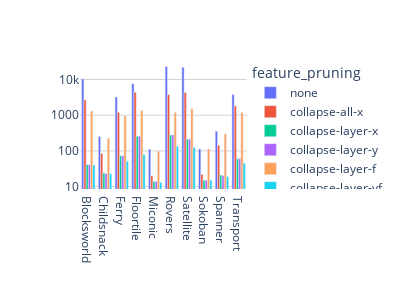
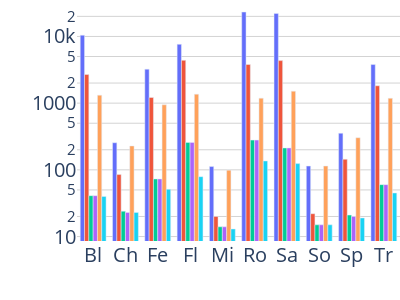
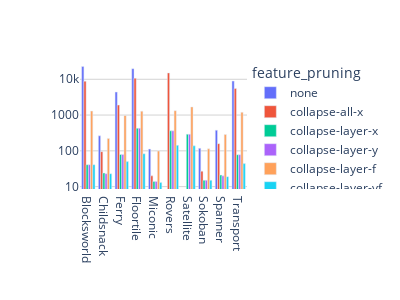
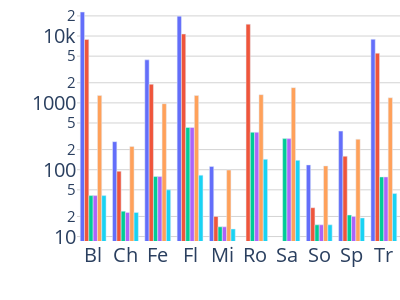

Source (notebook cell) for these figures, in order:
### Code cell
metric = "n_colours"
for model in ["svr", "rank-svm"]:
    df = get_df()
    df = df[df.iterations == "4"]
    df = df[df["optimiser"] == model]
    fig = px.bar(df, x="domain", y=metric, color="feature_pruning", barmode="group", log_y=True)
    # hide axis labels
    fig.update_xaxes(title_text='')
    fig.update_yaxes(title_text='')
    # white background
    fig.update_layout(paper_bgcolor='white', plot_bgcolor='white')
    # horizontal background lines
    fig.update_layout(yaxis=dict(showgrid=True, gridwidth=1, gridcolor='lightgray'))
    # figure size
    fig.update_layout(width=400, height=300)
    fig.show()
    # hide legend
    fig.update_layout(showlegend=False)
    # font size
    fig.update_layout(font=dict(size=20))
    # trim white space
    # rename x label axis to only take first two characters of each domain
    fig.update_xaxes(ticktext=[d[:2] for d in df.domain], tickvals=df.domain)
    # trim white space
    fig.update_layout(margin=dict(l=0, r=0, t=0, b=0, pad=0))
    # to pdf and trim white space
    fig.write_image(f"{PAPER_PLOT_DIR}/_throwaway.pdf")
    fig.write_image(f"{PAPER_PLOT_DIR}/{model}_{metric}.pdf")
    fig.show()

### Figure 1 — Plotly figure (JSON) as saved in the notebook; plotly's stock layout.template omitted (floating-point values rounded to 4 significant figures)
{"data": [{"alignmentgroup": "True", "hovertemplate": "feature_pruning=none<br>domain=%{x}<br>n_colours=%{y}<extra></extra>", "legendgroup": "none", "marker": {"color": "#636efa", "pattern": {"shape": ""}}, "name": "none", "offsetgroup": "none", "orientation": "v", "showlegend": true, "textposition": "auto", "type": "bar", "x": ["Blocksworld", "Childsnack", "Ferry", "Floortile", "Miconic", "Rovers", "Satellite", "Sokoban", "Spanner", "Transport"], "xaxis": "x", "y": [10445, 255, 3232, 7620, 112, 23206, 22159, 114, 354, 3791], "yaxis": "y"}, {"alignmentgroup": "True", "hovertemplate": "feature_pruning=collapse-all-x<br>domain=%{x}<br>n_colours=%{y}<extra></extra>", "legendgroup": "collapse-all-x", "marker": {"color": "#EF553B", "pattern": {"shape": ""}}, "name": "collapse-all-x", "offsetgroup": "collapse-all-x", "orientation": "v", "showlegend": true, "textposition": "auto", "type": "bar", "x": ["Blocksworld", "Childsnack", "Ferry", "Floortile", "Miconic", "Rovers", "Satellite", "Sokoban", "Spanner", "Transport"], "xaxis": "x", "y": [2685, 85, 1215, 4385, 20, 3794, 4339, 22, 144, 1821], "yaxis": "y"}, {"alignmentgroup": "True", "hovertemplate": "feature_pruning=collapse-layer-x<br>domain=%{x}<br>n_colours=%{y}<extra></extra>", "legendgroup": "collapse-layer-x", "marker": {"color": "#00cc96", "pattern": {"shape": ""}}, "name": "collapse-layer-x", "offsetgroup": "collapse-layer-x", "orientation": "v", "showlegend": true, "textposition": "auto", "type": "bar", "x": ["Blocksworld", "Childsnack", "Ferry", "Floortile", "Miconic", "Rovers", "Satellite", "Sokoban", "Spanner", "Transport"], "xaxis": "x", "y": [41, 24, 73, 258, 14, 279, 213, 15, 21, 60], "yaxis": "y"}, {"alignmentgroup": "True", "hovertemplate": "feature_pruning=collapse-layer-y<br>domain=%{x}<br>n_colours=%{y}<extra></extra>", "legendgroup": "collapse-layer-y", "marker": {"color": "#ab63fa", "pattern": {"shape": ""}}, "name": "collapse-layer-y", "offsetgroup": "collapse-layer-y", "orientation": "v", "showlegend": true, "textposition": "auto", "type": "bar", "x": ["Blocksworld", "Childsnack", "Ferry", "Floortile", "Miconic", "Rovers", "Satellite", "Sokoban", "Spanner", "Transport"], "xaxis": "x", "y": [41, 23, 73, 258, 14, 279, 213, 15, 20, 60], "yaxis": "y"}, {"alignmentgroup": "True", "hovertemplate": "feature_pruning=collapse-layer-f<br>domain=%{x}<br>n_colours=%{y}<extra></extra>", "legendgroup": "collapse-layer-f", "marker": {"color": "#FFA15A", "pattern": {"shape": ""}}, "name": "collapse-layer-f", "offsetgroup": "collapse-layer-f", "orientation": "v", "showlegend": true, "textposition": "auto", "type": "bar", "x": ["Blocksworld", "Childsnack", "Ferry", "Floortile", "Miconic", "Rovers", "Satellite", "Sokoban", "Spanner", "Transport"], "xaxis": "x", "y": [1318, 228, 944, 1365, 99, 1188, 1513, 114, 303, 1182], "yaxis": "y"}, {"alignmentgroup": "True", "hovertemplate": "feature_pruning=collapse-layer-yf<br>domain=%{x}<br>n_colours=%{y}<extra></extra>", "legendgroup": "collapse-layer-yf", "marker": {"color": "#19d3f3", "pattern": {"shape": ""}}, "name": "collapse-layer-yf", "offsetgroup": "collapse-layer-yf", "orientation": "v", "showlegend": true, "textposition": "auto", "type": "bar", "x": ["Blocksworld", "Childsnack", "Ferry", "Floortile", "Miconic", "Rovers", "Satellite", "Sokoban", "Spanner", "Transport"], "xaxis": "x", "y": [40, 23, 51, 79, 13, 136, 124, 15, 19, 45], "yaxis": "y"}], "layout": {"barmode": "group", "height": 300, "legend": {"title": {"text": "feature_pruning"}, "tracegroupgap": 0}, "margin": {"t": 60}, "paper_bgcolor": "white", "plot_bgcolor": "white", "width": 400, "xaxis": {"anchor": "y", "domain": [0, 1], "title": {"text": ""}}, "yaxis": {"anchor": "x", "domain": [0, 1], "gridcolor": "lightgray", "gridwidth": 1, "showgrid": true, "title": {"text": ""}, "type": "log"}}}

### Figure 2 — Plotly figure (JSON) as saved in the notebook; plotly's stock layout.template omitted (floating-point values rounded to 4 significant figures)
{"data": [{"alignmentgroup": "True", "hovertemplate": "feature_pruning=none<br>domain=%{x}<br>n_colours=%{y}<extra></extra>", "legendgroup": "none", "marker": {"color": "#636efa", "pattern": {"shape": ""}}, "name": "none", "offsetgroup": "none", "orientation": "v", "showlegend": true, "textposition": "auto", "type": "bar", "x": ["Blocksworld", "Childsnack", "Ferry", "Floortile", "Miconic", "Rovers", "Satellite", "Sokoban", "Spanner", "Transport"], "xaxis": "x", "y": [10445, 255, 3232, 7620, 112, 23206, 22159, 114, 354, 3791], "yaxis": "y"}, {"alignmentgroup": "True", "hovertemplate": "feature_pruning=collapse-all-x<br>domain=%{x}<br>n_colours=%{y}<extra></extra>", "legendgroup": "collapse-all-x", "marker": {"color": "#EF553B", "pattern": {"shape": ""}}, "name": "collapse-all-x", "offsetgroup": "collapse-all-x", "orientation": "v", "showlegend": true, "textposition": "auto", "type": "bar", "x": ["Blocksworld", "Childsnack", "Ferry", "Floortile", "Miconic", "Rovers", "Satellite", "Sokoban", "Spanner", "Transport"], "xaxis": "x", "y": [2685, 85, 1215, 4385, 20, 3794, 4339, 22, 144, 1821], "yaxis": "y"}, {"alignmentgroup": "True", "hovertemplate": "feature_pruning=collapse-layer-x<br>domain=%{x}<br>n_colours=%{y}<extra></extra>", "legendgroup": "collapse-layer-x", "marker": {"color": "#00cc96", "pattern": {"shape": ""}}, "name": "collapse-layer-x", "offsetgroup": "collapse-layer-x", "orientation": "v", "showlegend": true, "textposition": "auto", "type": "bar", "x": ["Blocksworld", "Childsnack", "Ferry", "Floortile", "Miconic", "Rovers", "Satellite", "Sokoban", "Spanner", "Transport"], "xaxis": "x", "y": [41, 24, 73, 258, 14, 279, 213, 15, 21, 60], "yaxis": "y"}, {"alignmentgroup": "True", "hovertemplate": "feature_pruning=collapse-layer-y<br>domain=%{x}<br>n_colours=%{y}<extra></extra>", "legendgroup": "collapse-layer-y", "marker": {"color": "#ab63fa", "pattern": {"shape": ""}}, "name": "collapse-layer-y", "offsetgroup": "collapse-layer-y", "orientation": "v", "showlegend": true, "textposition": "auto", "type": "bar", "x": ["Blocksworld", "Childsnack", "Ferry", "Floortile", "Miconic", "Rovers", "Satellite", "Sokoban", "Spanner", "Transport"], "xaxis": "x", "y": [41, 23, 73, 258, 14, 279, 213, 15, 20, 60], "yaxis": "y"}, {"alignmentgroup": "True", "hovertemplate": "feature_pruning=collapse-layer-f<br>domain=%{x}<br>n_colours=%{y}<extra></extra>", "legendgroup": "collapse-layer-f", "marker": {"color": "#FFA15A", "pattern": {"shape": ""}}, "name": "collapse-layer-f", "offsetgroup": "collapse-layer-f", "orientation": "v", "showlegend": true, "textposition": "auto", "type": "bar", "x": ["Blocksworld", "Childsnack", "Ferry", "Floortile", "Miconic", "Rovers", "Satellite", "Sokoban", "Spanner", "Transport"], "xaxis": "x", "y": [1318, 228, 944, 1365, 99, 1188, 1513, 114, 303, 1182], "yaxis": "y"}, {"alignmentgroup": "True", "hovertemplate": "feature_pruning=collapse-layer-yf<br>domain=%{x}<br>n_colours=%{y}<extra></extra>", "legendgroup": "collapse-layer-yf", "marker": {"color": "#19d3f3", "pattern": {"shape": ""}}, "name": "collapse-layer-yf", "offsetgroup": "collapse-layer-yf", "orientation": "v", "showlegend": true, "textposition": "auto", "type": "bar", "x": ["Blocksworld", "Childsnack", "Ferry", "Floortile", "Miconic", "Rovers", "Satellite", "Sokoban", "Spanner", "Transport"], "xaxis": "x", "y": [40, 23, 51, 79, 13, 136, 124, 15, 19, 45], "yaxis": "y"}], "layout": {"barmode": "group", "font": {"size": 20}, "height": 300, "legend": {"title": {"text": "feature_pruning"}, "tracegroupgap": 0}, "margin": {"b": 0, "l": 0, "pad": 0, "r": 0, "t": 0}, "paper_bgcolor": "white", "plot_bgcolor": "white", "showlegend": false, "width": 400, "xaxis": {"anchor": "y", "domain": [0, 1], "ticktext": ["Bl", "Bl", "Bl", "Bl", "Bl", "Bl", "Ch", "Ch", "Ch", "Ch", "Ch", "Ch", "Fe", "Fe", "Fe", "Fe", "Fe", "Fe", "Fl", "Fl", "Fl", "Fl", "Fl", "Fl", "Mi", "Mi", "Mi", "Mi", "Mi", "Mi", "Ro", "Ro", "Ro", "Ro", "Ro", "Ro", "Sa", "Sa", "Sa", "Sa", "Sa", "Sa", "So", "So", "So", "So", "So", "So", "Sp", "Sp", "Sp", "Sp", "Sp", "Sp", "Tr", "Tr", "Tr", "Tr", "Tr", "Tr"], "tickvals": ["Blocksworld", "Blocksworld", "Blocksworld", "Blocksworld", "Blocksworld", "Blocksworld", "Childsnack", "Childsnack", "Childsnack", "Childsnack", "Childsnack", "Childsnack", "Ferry", "Ferry", "Ferry", "Ferry", "Ferry", "Ferry", "Floortile", "Floortile", "Floortile", "Floortile", "Floortile", "Floortile", "Miconic", "Miconic", "Miconic", "Miconic", "Miconic", "Miconic", "Rovers", "Rovers", "Rovers", "Rovers", "Rovers", "Rovers", "Satellite", "Satellite", "Satellite", "Satellite", "Satellite", "Satellite", "Sokoban", "Sokoban", "Sokoban", "Sokoban", "Sokoban", "Sokoban", "Spanner", "Spanner", "Spanner", "Spanner", "Spanner", "Spanner", "Transport", "Transport", "Transport", "Transport", "Transport", "Transport"], "title": {"text": ""}}, "yaxis": {"anchor": "x", "domain": [0, 1], "gridcolor": "lightgray", "gridwidth": 1, "showgrid": true, "title": {"text": ""}, "type": "log"}}}

### Figure 3 — Plotly figure (JSON) as saved in the notebook; plotly's stock layout.template omitted (floating-point values rounded to 4 significant figures)
{"data": [{"alignmentgroup": "True", "hovertemplate": "feature_pruning=none<br>domain=%{x}<br>n_colours=%{y}<extra></extra>", "legendgroup": "none", "marker": {"color": "#636efa", "pattern": {"shape": ""}}, "name": "none", "offsetgroup": "none", "orientation": "v", "showlegend": true, "textposition": "auto", "type": "bar", "x": ["Blocksworld", "Childsnack", "Ferry", "Floortile", "Miconic", "Rovers", "Satellite", "Sokoban", "Spanner", "Transport"], "xaxis": "x", "y": [22836, 263, 4398, 19828, 112, -1, -1, 118, 378, 8936], "yaxis": "y"}, {"alignmentgroup": "True", "hovertemplate": "feature_pruning=collapse-all-x<br>domain=%{x}<br>n_colours=%{y}<extra></extra>", "legendgroup": "collapse-all-x", "marker": {"color": "#EF553B", "pattern": {"shape": ""}}, "name": "collapse-all-x", "offsetgroup": "collapse-all-x", "orientation": "v", "showlegend": true, "textposition": "auto", "type": "bar", "x": ["Blocksworld", "Childsnack", "Ferry", "Floortile", "Miconic", "Rovers", "Satellite", "Sokoban", "Spanner", "Transport"], "xaxis": "x", "y": [8870, 95, 1902, 10716, 20, 15060, -1, 27, 159, 5542], "yaxis": "y"}, {"alignmentgroup": "True", "hovertemplate": "feature_pruning=collapse-layer-x<br>domain=%{x}<br>n_colours=%{y}<extra></extra>", "legendgroup": "collapse-layer-x", "marker": {"color": "#00cc96", "pattern": {"shape": ""}}, "name": "collapse-layer-x", "offsetgroup": "collapse-layer-x", "orientation": "v", "showlegend": true, "textposition": "auto", "type": "bar", "x": ["Blocksworld", "Childsnack", "Ferry", "Floortile", "Miconic", "Rovers", "Satellite", "Sokoban", "Spanner", "Transport"], "xaxis": "x", "y": [41, 24, 79, 428, 14, 363, 292, 15, 21, 78], "yaxis": "y"}, {"alignmentgroup": "True", "hovertemplate": "feature_pruning=collapse-layer-y<br>domain=%{x}<br>n_colours=%{y}<extra></extra>", "legendgroup": "collapse-layer-y", "marker": {"color": "#ab63fa", "pattern": {"shape": ""}}, "name": "collapse-layer-y", "offsetgroup": "collapse-layer-y", "orientation": "v", "showlegend": true, "textposition": "auto", "type": "bar", "x": ["Blocksworld", "Childsnack", "Ferry", "Floortile", "Miconic", "Rovers", "Satellite", "Sokoban", "Spanner", "Transport"], "xaxis": "x", "y": [41, 23, 79, 428, 14, 363, 292, 15, 20, 78], "yaxis": "y"}, {"alignmentgroup": "True", "hovertemplate": "feature_pruning=collapse-layer-f<br>domain=%{x}<br>n_colours=%{y}<extra></extra>", "legendgroup": "collapse-layer-f", "marker": {"color": "#FFA15A", "pattern": {"shape": ""}}, "name": "collapse-layer-f", "offsetgroup": "collapse-layer-f", "orientation": "v", "showlegend": true, "textposition": "auto", "type": "bar", "x": ["Blocksworld", "Childsnack", "Ferry", "Floortile", "Miconic", "Rovers", "Satellite", "Sokoban", "Spanner", "Transport"], "xaxis": "x", "y": [1294, 223, 972, 1288, 99, 1327, 1690, 114, 286, 1194], "yaxis": "y"}, {"alignmentgroup": "True", "hovertemplate": "feature_pruning=collapse-layer-yf<br>domain=%{x}<br>n_colours=%{y}<extra></extra>", "legendgroup": "collapse-layer-yf", "marker": {"color": "#19d3f3", "pattern": {"shape": ""}}, "name": "collapse-layer-yf", "offsetgroup": "collapse-layer-yf", "orientation": "v", "showlegend": true, "textposition": "auto", "type": "bar", "x": ["Blocksworld", "Childsnack", "Ferry", "Floortile", "Miconic", "Rovers", "Satellite", "Sokoban", "Spanner", "Transport"], "xaxis": "x", "y": [41, 23, 50, 83, 13, 143, 138, 15, 19, 44], "yaxis": "y"}], "layout": {"barmode": "group", "height": 300, "legend": {"title": {"text": "feature_pruning"}, "tracegroupgap": 0}, "margin": {"t": 60}, "paper_bgcolor": "white", "plot_bgcolor": "white", "width": 400, "xaxis": {"anchor": "y", "domain": [0, 1], "title": {"text": ""}}, "yaxis": {"anchor": "x", "domain": [0, 1], "gridcolor": "lightgray", "gridwidth": 1, "showgrid": true, "title": {"text": ""}, "type": "log"}}}

### Figure 4 — Plotly figure (JSON) as saved in the notebook; plotly's stock layout.template omitted (floating-point values rounded to 4 significant figures)
{"data": [{"alignmentgroup": "True", "hovertemplate": "feature_pruning=none<br>domain=%{x}<br>n_colours=%{y}<extra></extra>", "legendgroup": "none", "marker": {"color": "#636efa", "pattern": {"shape": ""}}, "name": "none", "offsetgroup": "none", "orientation": "v", "showlegend": true, "textposition": "auto", "type": "bar", "x": ["Blocksworld", "Childsnack", "Ferry", "Floortile", "Miconic", "Rovers", "Satellite", "Sokoban", "Spanner", "Transport"], "xaxis": "x", "y": [22836, 263, 4398, 19828, 112, -1, -1, 118, 378, 8936], "yaxis": "y"}, {"alignmentgroup": "True", "hovertemplate": "feature_pruning=collapse-all-x<br>domain=%{x}<br>n_colours=%{y}<extra></extra>", "legendgroup": "collapse-all-x", "marker": {"color": "#EF553B", "pattern": {"shape": ""}}, "name": "collapse-all-x", "offsetgroup": "collapse-all-x", "orientation": "v", "showlegend": true, "textposition": "auto", "type": "bar", "x": ["Blocksworld", "Childsnack", "Ferry", "Floortile", "Miconic", "Rovers", "Satellite", "Sokoban", "Spanner", "Transport"], "xaxis": "x", "y": [8870, 95, 1902, 10716, 20, 15060, -1, 27, 159, 5542], "yaxis": "y"}, {"alignmentgroup": "True", "hovertemplate": "feature_pruning=collapse-layer-x<br>domain=%{x}<br>n_colours=%{y}<extra></extra>", "legendgroup": "collapse-layer-x", "marker": {"color": "#00cc96", "pattern": {"shape": ""}}, "name": "collapse-layer-x", "offsetgroup": "collapse-layer-x", "orientation": "v", "showlegend": true, "textposition": "auto", "type": "bar", "x": ["Blocksworld", "Childsnack", "Ferry", "Floortile", "Miconic", "Rovers", "Satellite", "Sokoban", "Spanner", "Transport"], "xaxis": "x", "y": [41, 24, 79, 428, 14, 363, 292, 15, 21, 78], "yaxis": "y"}, {"alignmentgroup": "True", "hovertemplate": "feature_pruning=collapse-layer-y<br>domain=%{x}<br>n_colours=%{y}<extra></extra>", "legendgroup": "collapse-layer-y", "marker": {"color": "#ab63fa", "pattern": {"shape": ""}}, "name": "collapse-layer-y", "offsetgroup": "collapse-layer-y", "orientation": "v", "showlegend": true, "textposition": "auto", "type": "bar", "x": ["Blocksworld", "Childsnack", "Ferry", "Floortile", "Miconic", "Rovers", "Satellite", "Sokoban", "Spanner", "Transport"], "xaxis": "x", "y": [41, 23, 79, 428, 14, 363, 292, 15, 20, 78], "yaxis": "y"}, {"alignmentgroup": "True", "hovertemplate": "feature_pruning=collapse-layer-f<br>domain=%{x}<br>n_colours=%{y}<extra></extra>", "legendgroup": "collapse-layer-f", "marker": {"color": "#FFA15A", "pattern": {"shape": ""}}, "name": "collapse-layer-f", "offsetgroup": "collapse-layer-f", "orientation": "v", "showlegend": true, "textposition": "auto", "type": "bar", "x": ["Blocksworld", "Childsnack", "Ferry", "Floortile", "Miconic", "Rovers", "Satellite", "Sokoban", "Spanner", "Transport"], "xaxis": "x", "y": [1294, 223, 972, 1288, 99, 1327, 1690, 114, 286, 1194], "yaxis": "y"}, {"alignmentgroup": "True", "hovertemplate": "feature_pruning=collapse-layer-yf<br>domain=%{x}<br>n_colours=%{y}<extra></extra>", "legendgroup": "collapse-layer-yf", "marker": {"color": "#19d3f3", "pattern": {"shape": ""}}, "name": "collapse-layer-yf", "offsetgroup": "collapse-layer-yf", "orientation": "v", "showlegend": true, "textposition": "auto", "type": "bar", "x": ["Blocksworld", "Childsnack", "Ferry", "Floortile", "Miconic", "Rovers", "Satellite", "Sokoban", "Spanner", "Transport"], "xaxis": "x", "y": [41, 23, 50, 83, 13, 143, 138, 15, 19, 44], "yaxis": "y"}], "layout": {"barmode": "group", "font": {"size": 20}, "height": 300, "legend": {"title": {"text": "feature_pruning"}, "tracegroupgap": 0}, "margin": {"b": 0, "l": 0, "pad": 0, "r": 0, "t": 0}, "paper_bgcolor": "white", "plot_bgcolor": "white", "showlegend": false, "width": 400, "xaxis": {"anchor": "y", "domain": [0, 1], "ticktext": ["Bl", "Bl", "Bl", "Bl", "Bl", "Bl", "Ch", "Ch", "Ch", "Ch", "Ch", "Ch", "Fe", "Fe", "Fe", "Fe", "Fe", "Fe", "Fl", "Fl", "Fl", "Fl", "Fl", "Fl", "Mi", "Mi", "Mi", "Mi", "Mi", "Mi", "Ro", "Ro", "Ro", "Ro", "Ro", "Ro", "Sa", "Sa", "Sa", "Sa", "Sa", "Sa", "So", "So", "So", "So", "So", "So", "Sp", "Sp", "Sp", "Sp", "Sp", "Sp", "Tr", "Tr", "Tr", "Tr", "Tr", "Tr"], "tickvals": ["Blocksworld", "Blocksworld", "Blocksworld", "Blocksworld", "Blocksworld", "Blocksworld", "Childsnack", "Childsnack", "Childsnack", "Childsnack", "Childsnack", "Childsnack", "Ferry", "Ferry", "Ferry", "Ferry", "Ferry", "Ferry", "Floortile", "Floortile", "Floortile", "Floortile", "Floortile", "Floortile", "Miconic", "Miconic", "Miconic", "Miconic", "Miconic", "Miconic", "Rovers", "Rovers", "Rovers", "Rovers", "Rovers", "Rovers", "Satellite", "Satellite", "Satellite", "Satellite", "Satellite", "Satellite", "Sokoban", "Sokoban", "Sokoban", "Sokoban", "Sokoban", "Sokoban", "Spanner", "Spanner", "Spanner", "Spanner", "Spanner", "Spanner", "Transport", "Transport", "Transport", "Transport", "Transport", "Transport"], "title": {"text": ""}}, "yaxis": {"anchor": "x", "domain": [0, 1], "gridcolor": "lightgray", "gridwidth": 1, "showgrid": true, "title": {"text": ""}, "type": "log"}}}
